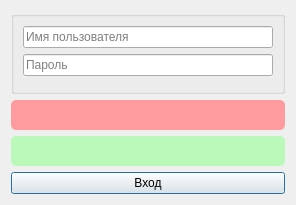
<?xml version="1.0" encoding="UTF-8"?>
<ui version="4.0">
    <class>UniLoginDialog</class>
    <widget class="QDialog" name="UniLoginDialog">
        <property name="geometry">
            <rect>
                <x>0</x>
                <y>0</y>
                <width>340</width>
                <height>259</height>
            </rect>
        </property>
        <property name="sizePolicy">
            <sizepolicy hsizetype="Expanding" vsizetype="Fixed">
                <horstretch>1</horstretch>
                <verstretch>1</verstretch>
            </sizepolicy>
        </property>
        <property name="minimumSize">
            <size>
                <width>200</width>
                <height>0</height>
            </size>
        </property>
        <property name="windowTitle">
            <string>Авторизация</string>
        </property>
        <layout class="QVBoxLayout" name="verticalLayout_2" stretch="0,0,0,1">
            <property name="sizeConstraint">
                <enum>QLayout::SetFixedSize</enum>
            </property>
            <item>
                <widget class="QGroupBox" name="groupBox">
                    <property name="sizePolicy">
                        <sizepolicy hsizetype="Expanding" vsizetype="Expanding">
                            <horstretch>0</horstretch>
                            <verstretch>0</verstretch>
                        </sizepolicy>
                    </property>
                    <property name="title">
                        <string/>
                    </property>
                    <layout class="QVBoxLayout" name="verticalLayout_5">
                        <property name="sizeConstraint">
                            <enum>QLayout::SetDefaultConstraint</enum>
                        </property>
                        <item>
                            <layout class="QVBoxLayout" name="loginLayout">
                                <item>
                                    <widget class="QLineEdit" name="username">
                                        <property name="minimumSize">
                                            <size>
                                                <width>250</width>
                                                <height>0</height>
                                            </size>
                                        </property>
                                        <property name="placeholderText">
                                            <string>Имя пользователя</string>
                                        </property>
                                    </widget>
                                </item>
                                <item>
                                    <widget class="PasswordEdit" name="password">
                                        <property name="focusPolicy">
                                            <enum>Qt::WheelFocus</enum>
                                        </property>
                                        <property name="echoMode">
                                            <enum>QLineEdit::Password</enum>
                                        </property>
                                        <property name="placeholderText">
                                            <string>Пароль</string>
                                        </property>
                                    </widget>
                                </item>
                            </layout>
                        </item>
                        <item>
                            <widget class="QWidget" name="registrationExtension" native="true">
                                <property name="sizePolicy">
                                    <sizepolicy hsizetype="Expanding" vsizetype="Expanding">
                                        <horstretch>0</horstretch>
                                        <verstretch>0</verstretch>
                                    </sizepolicy>
                                </property>
                                <layout class="QVBoxLayout" name="verticalLayout_6">
                                    <property name="leftMargin">
                                        <number>0</number>
                                    </property>
                                    <property name="topMargin">
                                        <number>0</number>
                                    </property>
                                    <property name="rightMargin">
                                        <number>0</number>
                                    </property>
                                    <property name="bottomMargin">
                                        <number>0</number>
                                    </property>
                                </layout>
                            </widget>
                        </item>
                    </layout>
                </widget>
            </item>
            <item>
                <widget class="QLabel" name="errorBox">
                    <property name="sizePolicy">
                        <sizepolicy hsizetype="Expanding" vsizetype="MinimumExpanding">
                            <horstretch>0</horstretch>
                            <verstretch>0</verstretch>
                        </sizepolicy>
                    </property>
                    <property name="styleSheet">
                        <string notr="true">background-color: rgb(253, 155, 159);
                            border-width: 2px;
                            border-radius: 5px;
                            padding: 8px;
                        </string>
                    </property>
                    <property name="text">
                        <string/>
                    </property>
                    <property name="wordWrap">
                        <bool>true</bool>
                    </property>
                </widget>
            </item>
            <item>
                <widget class="QLabel" name="messageBox">
                    <property name="sizePolicy">
                        <sizepolicy hsizetype="Expanding" vsizetype="MinimumExpanding">
                            <horstretch>0</horstretch>
                            <verstretch>0</verstretch>
                        </sizepolicy>
                    </property>
                    <property name="styleSheet">
                        <string notr="true">background-color: rgb(187, 249, 187);
                            border-width: 2px;
                            border-radius: 5px;
                            padding: 8px;
                        </string>
                    </property>
                    <property name="text">
                        <string/>
                    </property>
                    <property name="alignment">
                        <set>Qt::AlignCenter</set>
                    </property>
                    <property name="wordWrap">
                        <bool>true</bool>
                    </property>
                </widget>
            </item>
            <item>
                <widget class="QPushButton" name="loginButton">
                    <property name="text">
                        <string>Вход</string>
                    </property>
                </widget>
            </item>
        </layout>
    </widget>
    <customwidgets>
        <customwidget>
            <class>PasswordEdit</class>
            <extends>QLineEdit</extends>
            <header location="global">uniskad/widgets/password.h</header>
        </customwidget>
    </customwidgets>
    <tabstops>
        <tabstop>loginButton</tabstop>
    </tabstops>
    <resources>
        <include location="../resources.qrc"/>
    </resources>
    <connections/>
</ui>
